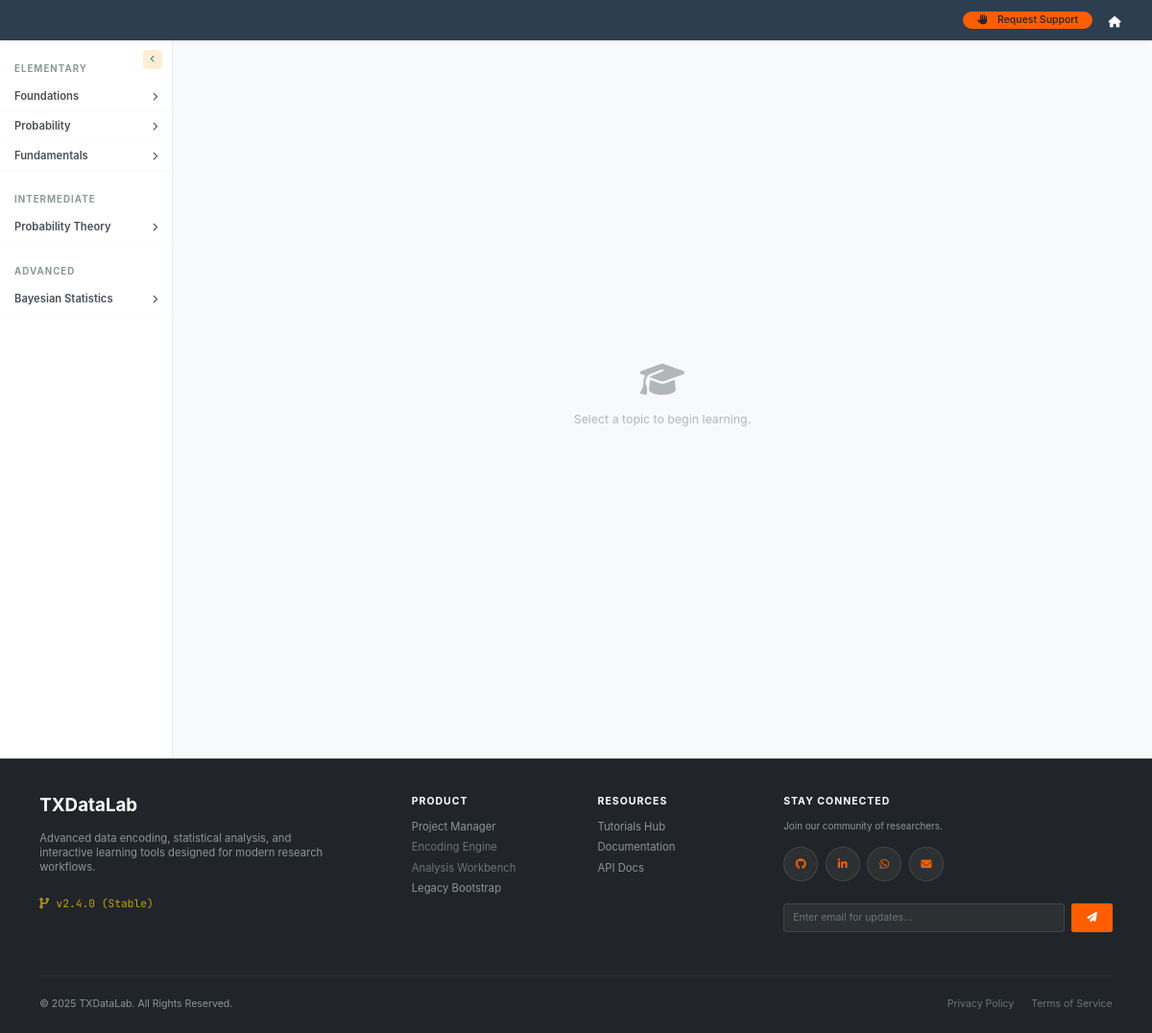
The app's page /tutorials/ with its own data.
### app/app_database/tutorials_models.py (models this page shows, shortened)
class TutorialLevel(db.Model):
    __tablename__ = "tutorial_levels"
    id = db.Column(db.Integer, primary_key=True)
    title = db.Column(db.String(120), nullable=False, unique=True)
    description = db.Column(db.Text)
    sections = db.relationship(
        "TutorialSection",
        back_populates="level",
        cascade="all, delete-orphan",
        lazy="select"
    )

class TutorialSection(db.Model):
    __tablename__ = "tutorial_sections"
    id = db.Column(db.Integer, primary_key=True)
    level_id = db.Column(db.Integer, db.ForeignKey("tutorial_levels.id"), nullable=False)
    title = db.Column(db.String(200), nullable=False)
    description = db.Column(db.Text)
    level = db.relationship("TutorialLevel", back_populates="sections")
    topics = db.relationship(
        "TutorialTopic",
        back_populates="section",
        cascade="all, delete-orphan",
        lazy="select"
    )

### app/app_tutorials/tutorials.py (the view)
@tutorials_bp.route('/')
def index():
    levels = TutorialLevel.query.order_by(TutorialLevel.id).all()
    return render_template('tutorials/base_tutorials.html', levels=levels)

### app/app_tutorials/templates/tutorials/base_tutorials.html (shortened to what this page needs)
{% extends "layout.html" %}
{% block content %}
<div class="tutorial-container">
    <div id="sidebar-curr" class="sidebar-curriculum">
        <button class="toggle-btn" onclick="toggleSidebar('curr')" title="Collapse Sidebar">
            <i class="fas fa-chevron-left"></i>
        </button>
        {% for level in levels %}
            <div class="level-header">{{ level.title }}</div>
            {% for section in level.sections %}
                {% set current_topic_id = active_topic.id if active_topic else (active_subtopic.topic.id if active_subtopic else -1) %}
                {% set is_section_active = False %}
                {% for t in section.topics %}
                    {% if t.id == current_topic_id %}{% set is_section_active = True %}{% endif %}
                {% endfor %}
                <div class="section-toggler {% if is_section_active %}active{% endif %}"
                     onclick="toggleSection('sec-{{ section.id }}', this)">
                    <span>{{ section.title }}</span>
                    <i class="fas fa-chevron-right {% if is_section_active %}fa-rotate-90{% endif %}" style="font-size: 0.6rem;"></i>
                </div>
            {% endfor %}
        {% endfor %}
    </div>
    <div class="main-content-area">
        {% if active_topic or active_subtopic %}
            {% block tutorial_content %}{% endblock %}
        {% else %}
            <div class="d-flex align-items-center justify-content-center h-100 text-muted">
                <div class="text-center opacity-50">
                    <i class="fas fa-graduation-cap fa-3x mb-3"></i>
                    <p>Select a topic to begin learning.</p>
                </div>
            </div>
        {% endif %}
    </div>
</div>
{% endblock %}

### app/static/css/style.css (style rules this page uses)
:root { --fluidcore-teal: #23797c; --fluidcore-accent: #5eff00; --fluidcore-orange: #ff5e00; --fluidcore-red: #ff947c; --fluidcore-gold: #c5a017; --fluidcore-cream: #ffeed4; --app-bg: #ffffff; --app-sidebar-bg: #f8f9fa; --app-panel-bg: #ffffff; --app-header-bg: #e9e4da; --app-border: #ced4da; --app-text-main: #212529; --app-text-muted: #6c757d; --radius-sm: 2px; --radius-md: 4px; --font-xs: 0.7rem; --font-sm: 0.78rem; --font-base: 0.825rem; --font-ui: -apple-system, BlinkMacSystemFont, "Segoe UI", Roboto, "Helvetica Neue", Arial, sans-serif; --font-mono: 'JetBrains Mono', 'Consolas', monospace; }
html { font-size: 15px; }
body { font-family: var(--font-ui); font-size: var(--font-base); color: var(--app-text-main); background-color: var(--app-bg); padding-top: 2.8rem; line-height: 1.35; -webkit-font-smoothing: antialiased; -moz-osx-font-smoothing: grayscale; }
p { margin-bottom: 0.6rem; }

### app/app_tutorials/templates/tutorials/base_tutorials.html (style rules this page uses)
.tutorial-container { display: flex; height: calc(100vh - 3.5rem); overflow: hidden; background-color: #f8f9fa; }
.sidebar-curriculum { width: 180px; min-width: 180px; background: #fff; border-right: 1px solid #e9ecef; overflow-y: auto; transition: margin-left 0.3s ease; position: relative; z-index: 10; }
.main-content-area { flex: 1; overflow-y: auto; padding: 2rem; background-color: #f8f9fa; position: relative; }
.toggle-btn { position: absolute; top: 10px; right: 10px; width: 20px; height: 20px; border-radius: 4px; background: var(--fluidcore-cream); color: var(--fluidcore-teal); border: none; display: flex; align-items: center; justify-content: center; cursor: pointer; font-size: 0.5rem; z-index: 20; }
.level-header { font-size: 0.65rem; font-weight: 700; text-transform: uppercase; letter-spacing: 1px; color: #8b9996ff; padding: 1.5rem 1rem 0.5rem; }
.section-toggler { display: flex; justify-content: space-between; align-items: center; padding: 0.5rem 1rem; font-size: 0.75rem; font-weight: 600; color: #495057; cursor: pointer; border-bottom: 1px solid #f8f9fa; }

### records on screen
TutorialLevel: title "ELEMENTARY"
TutorialSection: title "Foundations"
TutorialSection: title "Probability"
TutorialSection: title "Fundamentals"
TutorialLevel: title "INTERMEDIATE"
TutorialSection: title "Probability Theory"
TutorialLevel: title "ADVANCED"
TutorialSection: title "Bayesian Statistics"
